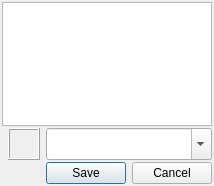
<?xml version="1.0" encoding="UTF-8"?>
<ui version="4.0">
 <class>MoodSelect</class>
 <widget class="QDialog" name="MoodSelect">
  <property name="geometry">
   <rect>
    <x>0</x>
    <y>0</y>
    <width>214</width>
    <height>186</height>
   </rect>
  </property>
  <property name="sizePolicy">
   <sizepolicy hsizetype="Preferred" vsizetype="Preferred">
    <horstretch>0</horstretch>
    <verstretch>0</verstretch>
   </sizepolicy>
  </property>
  <property name="minimumSize">
   <size>
    <width>160</width>
    <height>120</height>
   </size>
  </property>
  <property name="windowTitle">
   <string>Mood select</string>
  </property>
  <property name="modal">
   <bool>true</bool>
  </property>
  <layout class="QVBoxLayout" name="verticalLayout">
   <property name="spacing">
    <number>2</number>
   </property>
   <property name="leftMargin">
    <number>2</number>
   </property>
   <property name="topMargin">
    <number>2</number>
   </property>
   <property name="rightMargin">
    <number>2</number>
   </property>
   <property name="bottomMargin">
    <number>2</number>
   </property>
   <item>
    <widget class="QTreeWidget" name="listActiv">
     <property name="sizePolicy">
      <sizepolicy hsizetype="Minimum" vsizetype="MinimumExpanding">
       <horstretch>0</horstretch>
       <verstretch>0</verstretch>
      </sizepolicy>
     </property>
     <property name="font">
      <font>
       <pointsize>12</pointsize>
      </font>
     </property>
     <property name="mouseTracking">
      <bool>true</bool>
     </property>
     <property name="horizontalScrollBarPolicy">
      <enum>Qt::ScrollBarAlwaysOff</enum>
     </property>
     <property name="alternatingRowColors">
      <bool>true</bool>
     </property>
     <property name="rootIsDecorated">
      <bool>false</bool>
     </property>
     <property name="sortingEnabled">
      <bool>true</bool>
     </property>
     <property name="animated">
      <bool>true</bool>
     </property>
     <attribute name="headerVisible">
      <bool>false</bool>
     </attribute>
     <column>
      <property name="text">
       <string notr="true">1</string>
      </property>
     </column>
    </widget>
   </item>
   <item>
    <layout class="QHBoxLayout" name="horizontalLayout">
     <property name="spacing">
      <number>6</number>
     </property>
     <property name="leftMargin">
      <number>6</number>
     </property>
     <item>
      <widget class="QLabel" name="lblIcon">
       <property name="sizePolicy">
        <sizepolicy hsizetype="Maximum" vsizetype="Maximum">
         <horstretch>0</horstretch>
         <verstretch>0</verstretch>
        </sizepolicy>
       </property>
       <property name="minimumSize">
        <size>
         <width>32</width>
         <height>32</height>
        </size>
       </property>
       <property name="autoFillBackground">
        <bool>true</bool>
       </property>
       <property name="frameShape">
        <enum>QFrame::Box</enum>
       </property>
       <property name="frameShadow">
        <enum>QFrame::Raised</enum>
       </property>
       <property name="text">
        <string/>
       </property>
       <property name="alignment">
        <set>Qt::AlignCenter</set>
       </property>
       <property name="textInteractionFlags">
        <set>Qt::NoTextInteraction</set>
       </property>
      </widget>
     </item>
     <item>
      <widget class="QComboBox" name="comboBox">
       <property name="sizePolicy">
        <sizepolicy hsizetype="MinimumExpanding" vsizetype="Minimum">
         <horstretch>0</horstretch>
         <verstretch>0</verstretch>
        </sizepolicy>
       </property>
       <property name="minimumSize">
        <size>
         <width>0</width>
         <height>22</height>
        </size>
       </property>
       <property name="font">
        <font>
         <pointsize>10</pointsize>
        </font>
       </property>
       <property name="mouseTracking">
        <bool>true</bool>
       </property>
       <property name="editable">
        <bool>true</bool>
       </property>
       <property name="maxCount">
        <number>20</number>
       </property>
       <property name="insertPolicy">
        <enum>QComboBox::InsertAlphabetically</enum>
       </property>
      </widget>
     </item>
    </layout>
   </item>
   <item>
    <widget class="QDialogButtonBox" name="buttonBox">
     <property name="mouseTracking">
      <bool>true</bool>
     </property>
     <property name="orientation">
      <enum>Qt::Horizontal</enum>
     </property>
     <property name="standardButtons">
      <set>QDialogButtonBox::Cancel|QDialogButtonBox::Save</set>
     </property>
     <property name="centerButtons">
      <bool>false</bool>
     </property>
    </widget>
   </item>
  </layout>
 </widget>
 <resources/>
 <connections>
  <connection>
   <sender>buttonBox</sender>
   <signal>accepted()</signal>
   <receiver>MoodSelect</receiver>
   <slot>accept()</slot>
   <hints>
    <hint type="sourcelabel">
     <x>248</x>
     <y>254</y>
    </hint>
    <hint type="destinationlabel">
     <x>157</x>
     <y>274</y>
    </hint>
   </hints>
  </connection>
  <connection>
   <sender>buttonBox</sender>
   <signal>rejected()</signal>
   <receiver>MoodSelect</receiver>
   <slot>reject()</slot>
   <hints>
    <hint type="sourcelabel">
     <x>316</x>
     <y>260</y>
    </hint>
    <hint type="destinationlabel">
     <x>286</x>
     <y>274</y>
    </hint>
   </hints>
  </connection>
 </connections>
</ui>
